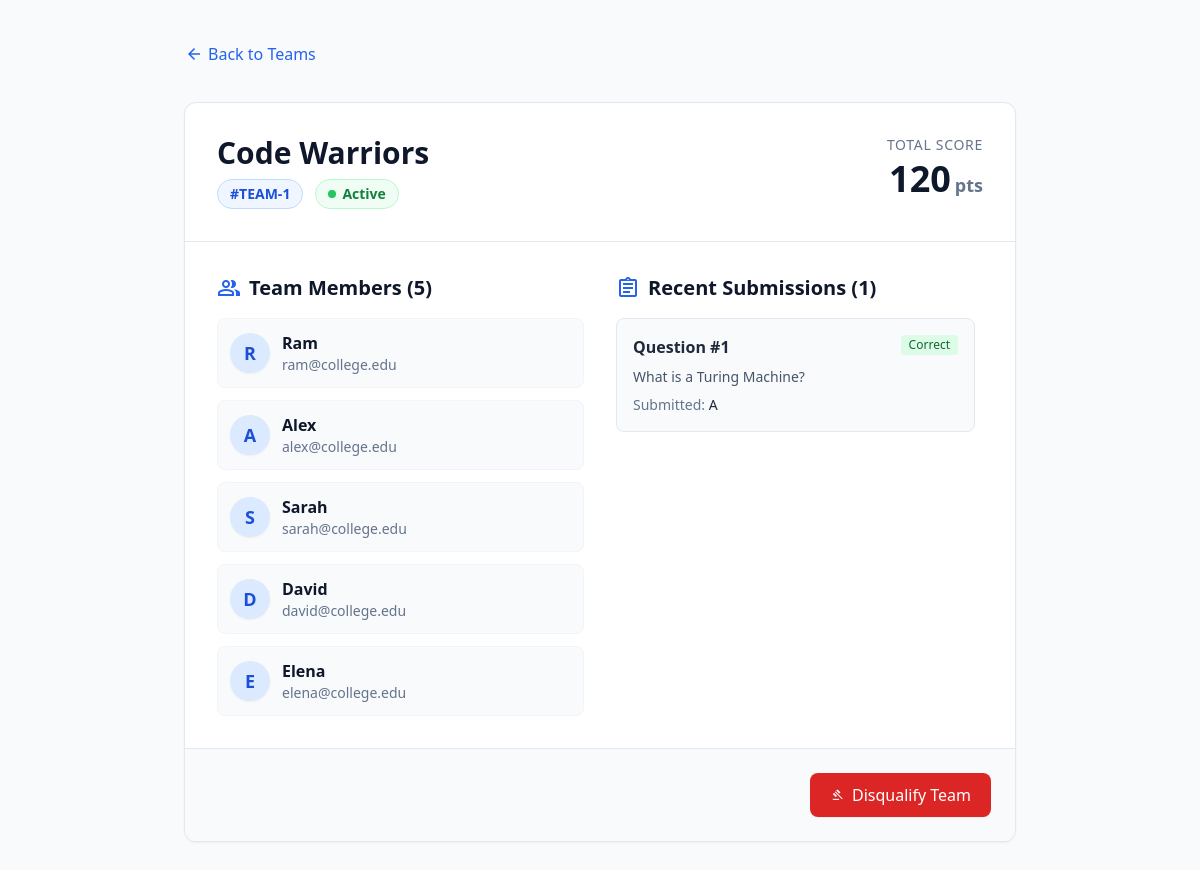
The page /admin/team/1 (signed in) on the database its author committed.
### app.py (models this page shows)
class Team(Base):
    __tablename__ = 'teams'
    id = Column(Integer, primary_key=True, index=True)
    team_name = Column(String)
    score = Column(Integer, default=0)
    is_disqualified = Column(Boolean, default=False)
    members = relationship("User", back_populates="team")
    submissions = relationship("Submission", back_populates="team")

class User(Base):
    __tablename__ = 'users'
    id = Column(Integer, primary_key=True, index=True)
    fullname = Column(String)
    email = Column(String, unique=True, index=True)
    password = Column(String)
    role = Column(String, default="student")
    team_id = Column(Integer, ForeignKey('teams.id'), nullable=True)
    team = relationship("Team", back_populates="members")

class Submission(Base):
    __tablename__ = 'submissions'
    id = Column(Integer, primary_key=True, index=True)
    team_id = Column(Integer, ForeignKey('teams.id'))
    question_id = Column(Integer, ForeignKey('questions.id'))
    submitted_option = Column(String)
    is_correct = Column(Boolean, default=False)
    team = relationship("Team", back_populates="submissions")
    question = relationship("Question", back_populates="submissions")

class Question(Base):
    __tablename__ = 'questions'
    id = Column(Integer, primary_key=True, index=True)
    question_text = Column(String)
    option_a = Column(String)
    option_b = Column(String)
    option_c = Column(String)
    option_d = Column(String)
    correct_option = Column(String)
    points = Column(Integer, default=10)
    type = Column(String, default="MCQ")
    submissions = relationship("Submission", back_populates="question")

### app.py (the view)
@app.route('/admin/team/<int:team_id>')
@admin_required
def team_detail(team_id):
    db = get_db()
    team = db.query(Team).filter(Team.id == team_id).first()
    if not team:
        flash("Team not found")
        return redirect(url_for('teams'))
    return render_template('team_detail.html', team=team)

### app.py (called while the page is built)
def get_db():
    if 'db' not in g:
        g.db = SessionLocal()
    return g.db

@app.teardown_appcontext
def teardown_db(exception):
    db = g.pop('db', None)
    if db is not None:
        db.close()

def admin_required(f):
    @wraps(f)
    def decorated_function(*args, **kwargs):
        if 'logged_in' not in session or session.get('role') != 'admin':
            flash("Admin access required")
            return redirect(url_for('login'))
        return f(*args, **kwargs)
    return decorated_function

### templates/team_detail.html (shortened to what this page needs)
<!DOCTYPE html>
<html class="h-full" lang="en">
<head>
    <script src="https://cdn.tailwindcss.com"></script>
</head>
<body class="bg-slate-50 font-sans text-slate-800 antialiased min-h-full">
    <div class="max-w-4xl mx-auto py-10 px-4 sm:px-6 lg:px-8">
        <div class="mb-8">
            <a href="{{ url_for('teams') }}" class="inline-flex items-center text-blue-600 hover:text-blue-800 font-medium transition-colors">
                <span class="material-symbols-outlined text-xl mr-1">arrow_back</span>
                Back to Teams
            </a>
        </div>
        <div class="bg-white rounded-xl shadow-sm border border-slate-200 overflow-hidden">
            <div class="p-6 sm:p-8 border-b border-slate-200 flex justify-between items-start">
                <div>
                    <h1 class="text-3xl font-bold text-slate-900 mb-2">{{ team.team_name }}</h1>
                    <div class="flex items-center gap-3">
                        <span class="inline-flex items-center px-3 py-1 rounded-full bg-blue-50 text-blue-700 font-semibold text-sm border border-blue-200">
                            #TEAM-{{ team.id }}
                        </span>
                        {% if team.is_disqualified %}
                            <span class="inline-flex items-center gap-1.5 px-3 py-1 rounded-full bg-red-100 text-red-700 font-semibold text-sm border border-red-200">
                                <span class="material-symbols-outlined text-sm">gavel</span>
                                Disqualified
                            </span>
                        {% else %}
                            <span class="inline-flex items-center gap-1.5 px-3 py-1 rounded-full bg-green-50 text-green-700 font-semibold text-sm border border-green-200">
                                <span class="w-2 h-2 rounded-full bg-green-500 animate-pulse"></span>
                                Active
                            </span>
                        {% endif %}
                    </div>
                </div>
                <div class="text-right">
                    <div class="text-sm text-slate-500 font-medium uppercase tracking-wider mb-1">Total Score</div>
                    <div class="text-4xl font-bold text-slate-900">{{ team.score }}<span class="text-lg text-slate-500 ml-1">pts</span></div>
                </div>
            </div>
            <div class="p-6 sm:p-8 grid grid-cols-1 md:grid-cols-2 gap-8">
                <div>
                    <h2 class="text-xl font-bold text-slate-900 mb-4 flex items-center gap-2">
                        <span class="material-symbols-outlined text-blue-600">group</span>
                        Team Members ({{ team.members|length }})
                    </h2>
                    {% if team.members %}
                    <ul class="space-y-3">
                        {% for member in team.members %}
                        <li class="flex items-center p-3 rounded-lg bg-slate-50 border border-slate-100">
                            <div class="w-10 h-10 rounded-full bg-blue-100 text-blue-700 flex items-center justify-center font-bold text-lg mr-3 shadow-sm">
                                {{ member.fullname[0]|upper }}
                            </div>
                            <div>
                                <div class="font-semibold text-slate-900">{{ member.fullname }}</div>
                                <div class="text-sm text-slate-500">{{ member.email }}</div>
                            </div>
                        </li>
                        {% endfor %}
                    </ul>
                    {% else %}
                    <div class="p-4 rounded-lg bg-slate-50 text-slate-500 italic text-center border border-slate-200">
                        No members assigned to this team yet.
                    </div>
                    {% endif %}
                </div>
                <div>
                    <h2 class="text-xl font-bold text-slate-900 mb-4 flex items-center gap-2">
                        <span class="material-symbols-outlined text-blue-600">assignment</span>
                        Recent Submissions ({{ team.submissions|length }})
                    </h2>
                    {% if team.submissions %}
                    <div class="space-y-3 max-h-96 overflow-y-auto pr-2">
                        {% for sub in team.submissions|reverse %}
                        <div class="p-4 rounded-lg bg-slate-50 border border-slate-200">
                            <div class="flex justify-between items-start mb-2">
                                <div class="font-semibold text-slate-800">Question #{{ sub.question_id }}</div>
                                {% if sub.is_correct %}
                                <span class="inline-flex items-center px-2 py-0.5 rounded text-xs font-medium bg-green-100 text-green-800">
                                    Correct
                                </span>
                                {% else %}
                                <span class="inline-flex items-center px-2 py-0.5 rounded text-xs font-medium bg-red-100 text-red-800">
                                    Incorrect
                                </span>
                                {% endif %}
                            </div>
                            <div class="text-sm text-slate-600 truncate">
                                {{ sub.question.question_text if sub.question else "Unknown question" }}
                            </div>
                            <div class="mt-2 text-sm">
                                <span class="text-slate-500">Submitted:</span>
                                <span class="font-medium text-slate-800">{{ sub.submitted_option }}</span>
                            </div>
                        </div>
                        {% endfor %}
                    </div>
                    {% else %}
                    <div class="p-4 rounded-lg bg-slate-50 text-slate-500 italic text-center border border-slate-200">
                        No submissions recorded for this team yet.
                    </div>
                    {% endif %}
                </div>
            </div>
            {% if not team.is_disqualified %}
            <div class="p-6 bg-slate-50 border-t border-slate-200 flex justify-end">
                <form action="{{ url_for('disqualify_team', team_id=team.id) }}" method="POST" onsubmit="return confirm('Are you sure you want to disqualify {{ team.team_name }}? This action cannot be easily undone.');">
                    <button type="submit" class="inline-flex items-center gap-2 px-5 py-2.5 bg-red-600 hover:bg-red-700 text-white font-medium rounded-lg shadow-sm transition-colors focus:ring-4 focus:ring-red-100">
                        <span class="material-symbols-outlined text-sm">gavel</span>
                        Disqualify Team
                    </button>
                </form>
            </div>
            {% endif %}
        </div>
    </div>
</body>
</html>

### rows shown on the page
Team: team_name "Code Warriors", id "1", score "120"
User: fullname "R", fullname "Ram", email "ram@college.edu"
User: fullname "A", fullname "Alex", email "alex@college.edu"
User: fullname "S", fullname "Sarah", email "sarah@college.edu"
User: fullname "D", fullname "David", email "david@college.edu"
User: fullname "E", fullname "Elena", email "elena@college.edu"
Submission: question_id "1", is_correct "Correct", question "What is a Turing Machine?", submitted_option "A"

### other values the page prints
{{ team.members|length }} "5"
{{ team.submissions|length }} "1"
